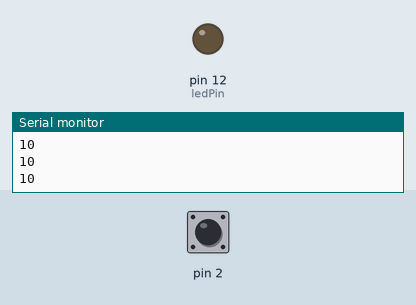
Bench run of a sketch on a simulated Arduino Uno, built with avr-gcc and run on an emulated ATmega328P. On the bench: output pins drawn as LEDs (lit = HIGH), the last lines printed to the serial monitor. The inputs (shaded band) are chosen by the test bench; at power-on: pin 2 HIGH.

Above: at 1.2 s.
1.3 s: pin 2 pulled LOW for 0.15 s
At 1.38 s:
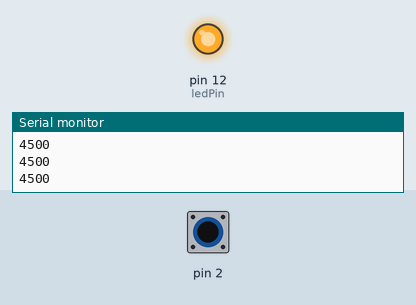
2.9 s: pin 2 pulled LOW for 3.2 s
At 6.8 s:
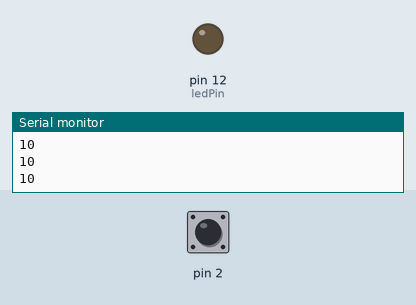
Timing chart, 0 to 8.3 s (numbered marks = the images above; inputs shaded):
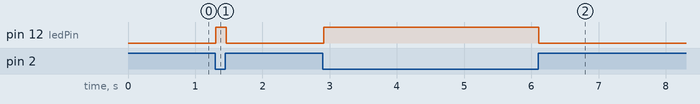

Measured:
- after the input at 1.3 s, pin 12 (ledPin): LOW → HIGH at once, → LOW 0.16 s later
- after the input at 2.9 s, pin 12 (ledPin): LOW → HIGH at once, → LOW 3.2 s later

The sketch:

_13_TouchyFeelyLamp.ino
```cpp
#include<CapacitiveSensor.h>
CapacitiveSensor sensor = CapacitiveSensor(4, 2);
int threshold = 1000;
const int ledPin = 12;

void setup() {
  Serial.begin(9600);
  pinMode(ledPin, OUTPUT);
}

void loop() {
  long sensVal = sensor.capacitiveSensor(30);
  Serial.println(sensVal);
  if (sensVal > threshold) {
    digitalWrite(ledPin, HIGH);
  }
  else {
    digitalWrite(ledPin, LOW);
  }
  delay(10);
}
```
